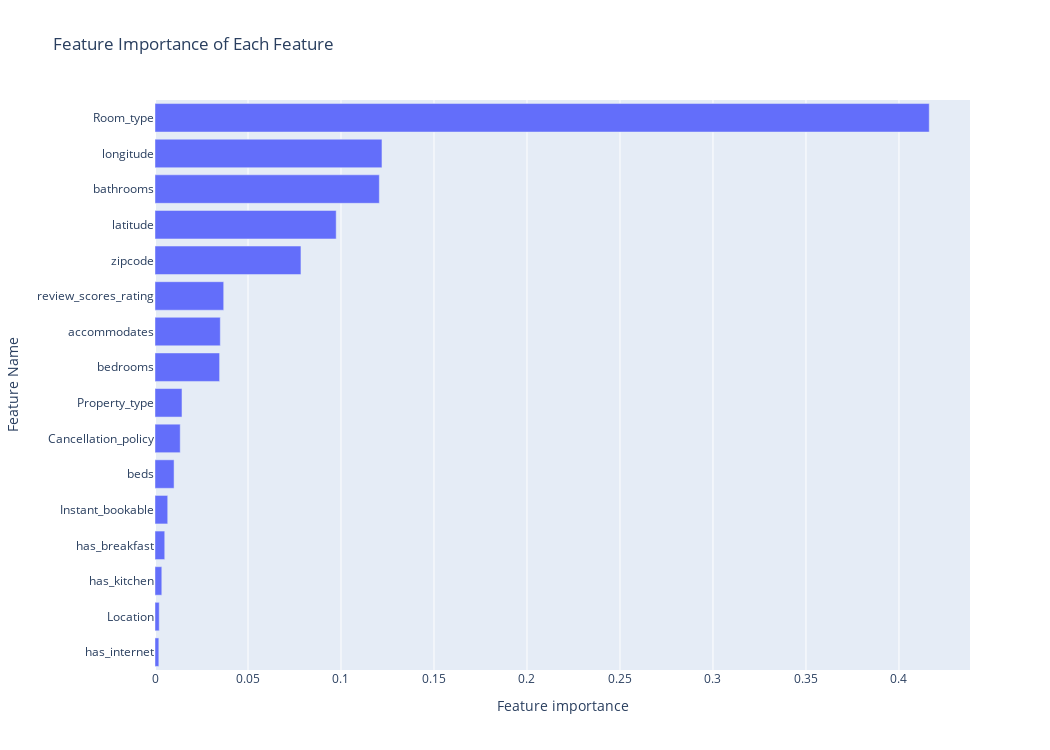

This figure's notebook cell:
### Code cell
# Graph the feature importance
fig = px.bar(features_df, 
             x="Feature importance", 
             y="Feature Name", orientation='h', 
             title ="Feature Importance of Each Feature", 
             height=750,
             width=1050)
fig.show()

### Figure 1 — Plotly figure (JSON) as saved in the notebook; plotly's stock layout.template omitted (floating-point values rounded to 4 significant figures)
{"data": [{"alignmentgroup": "True", "hovertemplate": "Feature importance=%{x}<br>Feature Name=%{y}<extra></extra>", "legendgroup": "", "marker": {"color": "#636efa", "pattern": {"shape": ""}}, "name": "", "offsetgroup": "", "orientation": "h", "showlegend": false, "textposition": "auto", "type": "bar", "x": [0.002062, 0.002277, 0.003655, 0.005238, 0.00684, 0.01025, 0.01356, 0.0145, 0.03474, 0.03512, 0.03694, 0.07847, 0.09742, 0.1206, 0.122, 0.4163], "xaxis": "x", "y": ["has_internet", "Location", "has_kitchen", "has_breakfast", "Instant_bookable", "beds", "Cancellation_policy", "Property_type", "bedrooms", "accommodates", "review_scores_rating", "zipcode", "latitude", "bathrooms", "longitude", "Room_type"], "yaxis": "y"}], "layout": {"barmode": "relative", "height": 750, "legend": {"tracegroupgap": 0}, "title": {"text": "Feature Importance of Each Feature"}, "width": 1050, "xaxis": {"anchor": "y", "domain": [0, 1], "title": {"text": "Feature importance"}}, "yaxis": {"anchor": "x", "domain": [0, 1], "title": {"text": "Feature Name"}}}}
